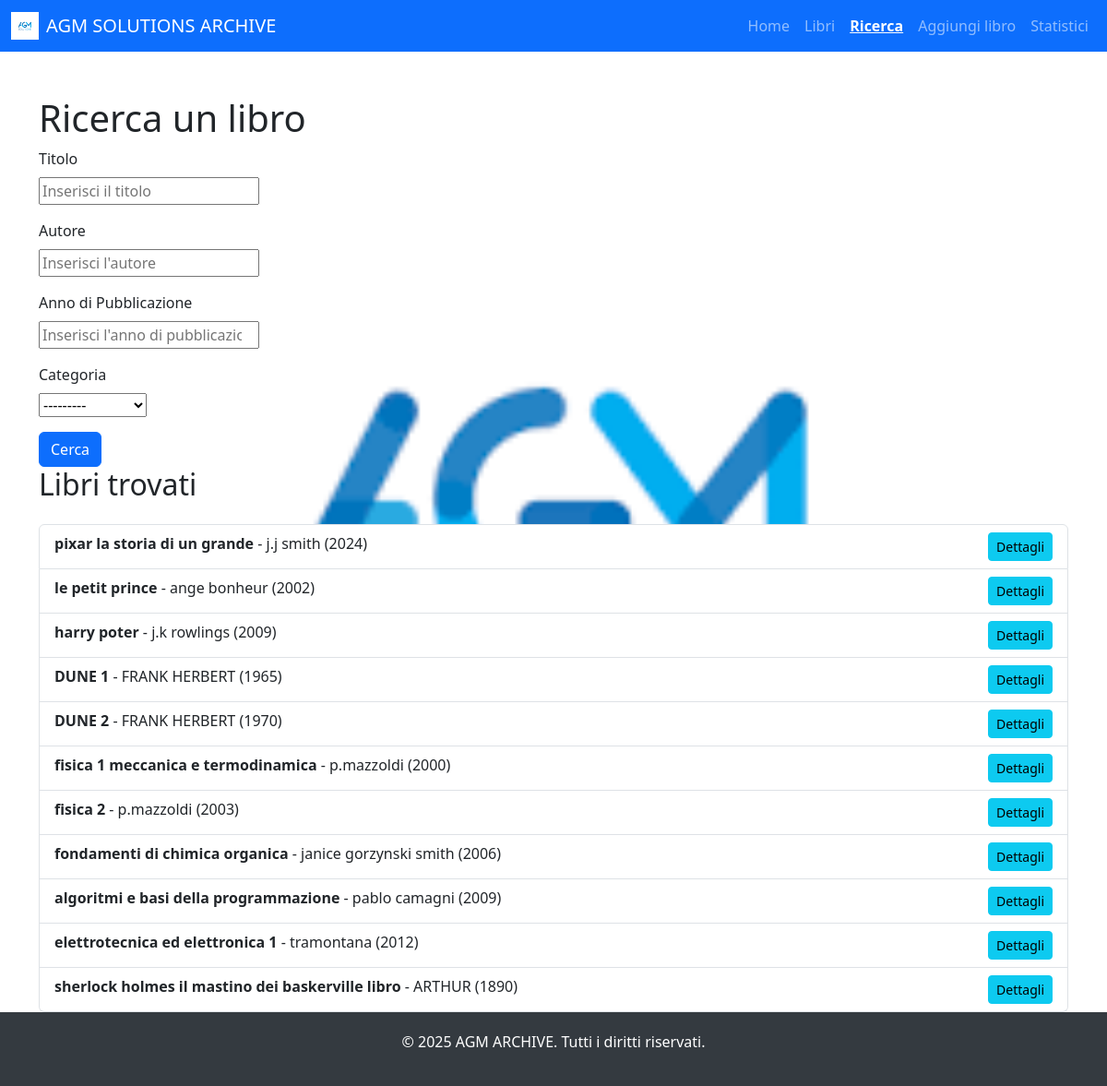
Screenshot of /ricerca_libro/ with the database file from the repository.
### libro/models.py (models this page shows, shortened)
class Libro(models.Model):
    R =  'ROMANZO'
    FS = 'FANTASCIENZA'
    BD = 'BD'
    HO = 'HOROR'
    AL = 'ALTRO'
    CATEGORY_CHOICES = [
        (R, 'romanzo'),
        (FS, 'fantascienza'),
        (BD, 'bd'),
        (HO, 'horor'),
        (AL, 'altro'),
    ]
    titolo = models.CharField(max_length=200)
    autore = models.CharField(max_length=100)
    anno_pubblicazione = models.IntegerField(null=True,blank=True,
        validators=[
            MinValueValidator(1000),      # Il valore deve essere >= 1000
            MaxValueValidator(2025),     # Il valore deve essere <= 2025
        ])
    immagine = models.ImageField(upload_to='copertine_libri/', null=True, blank=True)  # Il campo immagine
    codice_univoco = models.CharField(max_length=50, unique=True, default=genera_codice_univoco, editable=False)
    editore = models.CharField(max_length=100)
    categoria = models.CharField(
        max_length=12,
        choices=CATEGORY_CHOICES,
        default=AL,
        null=True,
        blank=True
    )
    descrizione = models.TextField(blank=True, null=True)
    """experience = models.IntegerField(
        default=0,
        validators=[
            MinValueValidator(0),      # Il valore deve essere >= 0
            MaxValueValidator(100),     # Il valore deve essere <= 100
        ]
    )"""

### libro/views.py (the view)
# urls.py: path('ricerca_libro/', ricerca_libro, name='ricerca_libro'), # per ricercare un libro nell'archivio
def ricerca_libro(request):
    form = RicercaLibroForm(request.GET)  # Otteniamo i dati della richiesta GET
    libri_trovati = Libro.objects.all()  # Iniziamo prendendo tutti i libri
    if form.is_valid():
        if form.cleaned_data['titolo']: # se il campo c'è.
            libri_trovati = libri_trovati.filter(titolo__icontains=form.cleaned_data['titolo'])
        if form.cleaned_data['autore']:
            libri_trovati = libri_trovati.filter(autore__icontains=form.cleaned_data['autore'])
        if form.cleaned_data['anno_pubblicazione']:
            libri_trovati = libri_trovati.filter(anno_pubblicazione=form.cleaned_data['anno_pubblicazione'])
        if form.cleaned_data['categoria']:
            libri_trovati = libri_trovati.filter(categoria=form.cleaned_data['categoria'])
    return render(request, 'libro/ricerca_libro.html', {'form': form,'libri': libri_trovati})

### libro/forms.py
class RicercaLibroForm(forms.ModelForm):
    class Meta:
        model = Libro
        fields = ['titolo', 'autore', 'anno_pubblicazione', 'categoria']  # solo i campi che vuoi nel form
        widgets = {
            'titolo': forms.TextInput(attrs={'placeholder': 'Inserisci il titolo'}),
            'autore': forms.TextInput(attrs={'placeholder': 'Inserisci l\'autore'}),
            'anno_pubblicazione': forms.NumberInput(attrs={'placeholder': 'Inserisci l\'anno di pubblicazione'}),
            'categoria': forms.Select(attrs={'placeholder': 'Seleziona la categoria'}),
        }
    def __init__(self, *args, **kwargs):
        super(RicercaLibroForm, self).__init__(*args, **kwargs)
        for field in self.fields.values():
            field.required = False

### libro/models.py (called while the page is built)
def genera_codice_univoco():
    prefisso = "LIB"
    num =25
    n = random.randint(0,1000) *25
    return prefisso + str(n)

### libro/templates/libro/ricerca_libro.html (shortened to what this page needs)
{% extends 'libro/base.html' %}
{% block content %}
    <h1>Ricerca un libro</h1>
    <form method="get" action="{% url 'ricerca_libro' %}">
        <div class="mb-3">
            <label for="{{ form.titolo.id_for_label }}" class="form-label">Titolo</label>
            <div>
                {{ form.titolo }}
            </div>
        </div>
        <div class="mb-3">
            <label for="{{ form.autore.id_for_label }}" class="form-label">Autore</label>
            <div>
                {{ form.autore }}
            </div>
        </div>
        <div class="mb-3">
            <label for="{{ form.anno_pubblicazione.id_for_label }}" class="form-label">Anno di Pubblicazione</label>
            <div>
                {{ form.anno_pubblicazione }}
            </div>
        </div>
        <div class="mb-3">
            <label for="{{ form.categoria.id_for_label }}" class="form-label">Categoria</label>
            <div>
                {{ form.categoria }}
            </div>
        </div>
        <button type="submit" class="btn btn-primary">Cerca</button>
    </form>
    <h2>Libri trovati</h2>
    {% if libri %}
        <ul class="list-group mt-4">
            {% for libro in libri %}
                <li class="list-group-item">
                    <strong>{{ libro.titolo }}</strong> - {{ libro.autore }} ({{ libro.anno_pubblicazione }})
                    <a href="{% url 'dettagli_libro' libro.id %}" class="btn btn-info btn-sm float-end">Dettagli</a>
                </li>
            {% endfor %}
        </ul>
    {% else %}
        <p>Nessun libro trovato.</p>
    {% endif %}
{% endblock %}

### libro/templates/libro/base.html (style rules this page uses)
html, body { height: 100%; margin: 0; }
body { display: flex; flex-direction: column; background-image: url('static/images/AGM_FONT.png'); background-size: cover; background-repeat: no-repeat; background-position: center center; }

### rows the page displays
Libro: titolo "pixar la storia di un grande", autore "j.j smith", anno_pubblicazione "2024"
Libro: titolo "le petit prince", autore "ange bonheur", anno_pubblicazione "2002"
Libro: titolo "harry poter", autore "j.k rowlings", anno_pubblicazione "2009"
Libro: titolo "DUNE 1", autore "FRANK HERBERT", anno_pubblicazione "1965"
Libro: titolo "DUNE 2", autore "FRANK HERBERT", anno_pubblicazione "1970"
Libro: titolo "fisica 1 meccanica e termodinamica", autore "p.mazzoldi", anno_pubblicazione "2000"
Libro: titolo "fisica 2", autore "p.mazzoldi", anno_pubblicazione "2003"
Libro: titolo "fondamenti di chimica organica", autore "janice gorzynski smith", anno_pubblicazione "2006"
Libro: titolo "algoritmi e basi della programmazione", autore "pablo camagni", anno_pubblicazione "2009"
Libro: titolo "elettrotecnica ed elettronica 1", autore "tramontana", anno_pubblicazione "2012"
Libro: titolo "sherlock holmes il mastino dei baskerville libro", autore "ARTHUR", anno_pubblicazione "1890"
